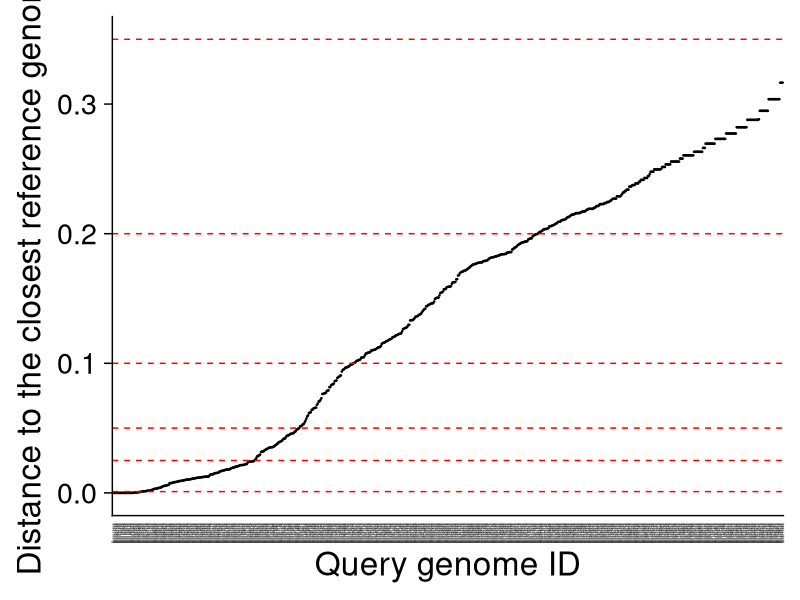

Recreate this plot in R. (Note: this script raises an error after producing the figure.)
require(ggplot2)
require(readr)
require(cowplot)
require(dplyr)

dists <- read_tsv("../data/dist_to_closest.txt", col_names = c("G1", "G2", "d"))
p1 <- ggplot(dists) + aes(y=d, x=reorder(G1,d)) +
  geom_point(size=0.25) +
  geom_hline(yintercept = c(0.001, 0.025, 0.05, 0.1, 0.2, 0.35), color="red", linetype=2) +
  theme_cowplot(font_size = 24) +
  labs(x="Query genome ID", y="Distance to the closest reference genome") +
  theme(
    axis.text.x = element_text(size=2, angle=90, vjust=0.5),
    axis.ticks.length.x = unit(.01, "cm")
  )
ggsave2("../figures/distance_to_closest.pdf", height = 8, width = 20)

ranks <- read_tsv("../data/query_ranks.tsv", col_names = c("genome", "kingdom",  "phylum", "class", "order", "family", "genus", "species"))
ranks$phylum <- as.factor(ranks$phylum)
ranks$class <- as.factor(ranks$class)
ranks <- ranks %>% group_by(phylum) %>% mutate(count_phylum = -n())

p2 <- ggplot(ranks) + geom_bar(aes(x=reorder(phylum, count_phylum))) +
  theme_cowplot(font_size = 24) +
  labs(x="Phylum ID (NCBI)", y="Number of query genomes") +
  theme(axis.text.x = element_text(angle=90, size=18, vjust = 0.5)) +
  scale_y_continuous(trans = "log1p", breaks = c(1, 10, 50, 100, 200))
  
plot_grid(p1, p2, nrow=2, rel_widths = c(4, 1), labels = c("A", "B"), label_size = 25)
ggsave2("../figures/query_details.pdf", height = 18, width = 20)